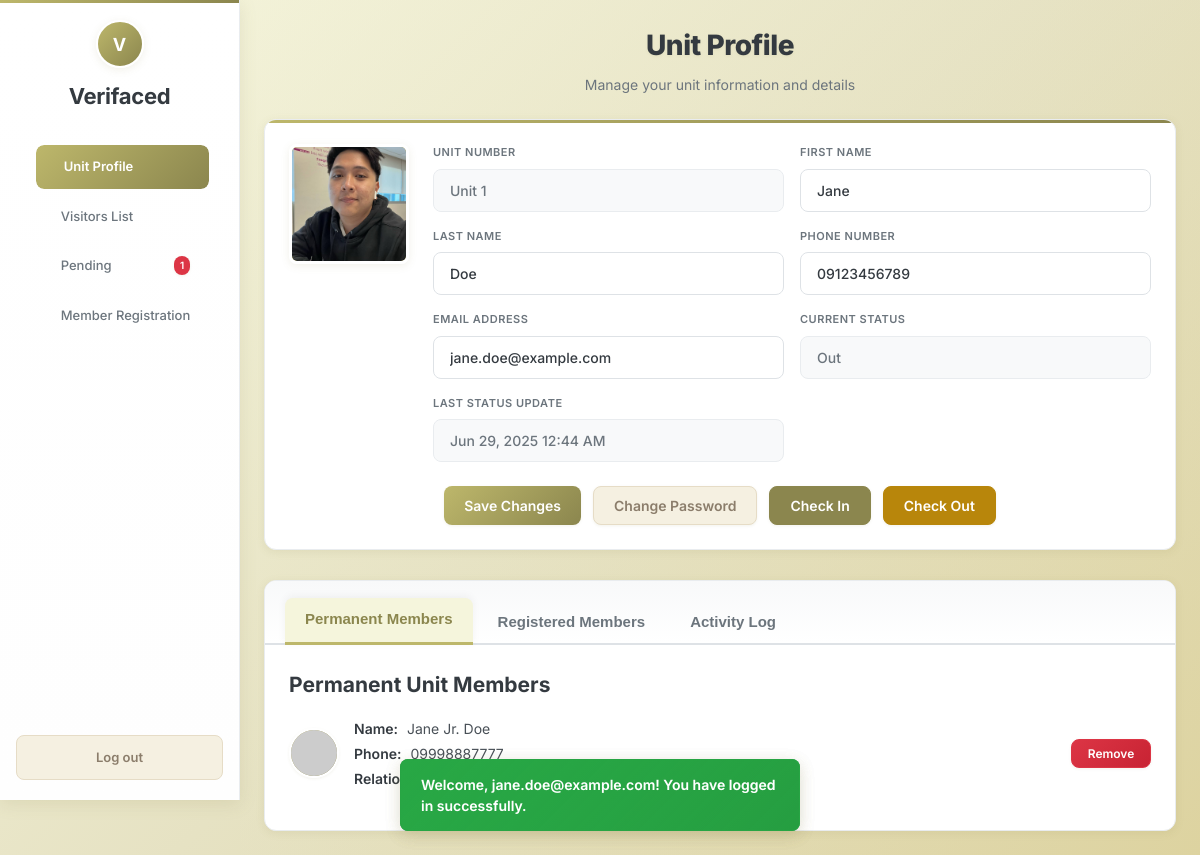
Page /T_UnitProfile.php (signed in) on the committed database.
### tables this page shows
CREATE TABLE tenants (
    tenant_id INT AUTO_INCREMENT PRIMARY KEY,
    unit_id INT NOT NULL COMMENT 'Foreign key to units table',
    first_name VARCHAR(100) NOT NULL,
    last_name VARCHAR(100) NOT NULL,
    email VARCHAR(255) NOT NULL UNIQUE,
    password_hash VARCHAR(255) NOT NULL COMMENT 'Stores hashed passwords using password_hash()',
    phone_number VARCHAR(50) NOT NULL,
     
     
    known_face_path_1 VARCHAR(255) NULL COMMENT 'Path to first known face image for facial recognition',
    known_face_path_2 VARCHAR(255) NULL COMMENT 'Path to second known face image for facial recognition',
    known_face_path_3 VARCHAR(255) NULL COMMENT 'Path to third known face image for facial recognition',
    created_at TIMESTAMP DEFAULT CURRENT_TIMESTAMP,
    updated_at TIMESTAMP DEFAULT CURRENT_TIMESTAMP ON UPDATE CURRENT_TIMESTAMP,
    FOREIGN KEY (unit_id) REFERENCES units(unit_id) ON DELETE RESTRICT ON UPDATE CASCADE
);

CREATE TABLE units (
    unit_id INT AUTO_INCREMENT PRIMARY KEY,
    unit_number VARCHAR(50) NOT NULL UNIQUE COMMENT 'e.g., "Unit 1", "Unit 2"',
    created_at TIMESTAMP DEFAULT CURRENT_TIMESTAMP
);

CREATE TABLE members (
    member_id INT AUTO_INCREMENT PRIMARY KEY,
    tenant_id INT NOT NULL COMMENT 'Foreign key to the primary tenant (owner) this member belongs to',
    full_name VARCHAR(255) NOT NULL,
    phone_number VARCHAR(50),
    relationship_to_tenant VARCHAR(100),
    profile_pic_path VARCHAR(255) COMMENT 'Path to uploaded profile picture for the member',
    created_at TIMESTAMP DEFAULT CURRENT_TIMESTAMP,
    FOREIGN KEY (tenant_id) REFERENCES tenants(tenant_id) ON DELETE CASCADE ON UPDATE CASCADE
);

### T_UnitProfile.php (the view, shortened to what this page needs)
<?php
require_once 'db_connect.php';
function e($text) {
    return htmlspecialchars($text, ENT_QUOTES, 'UTF-8');
}
$logged_in_tenant_id = $_SESSION['tenant_id'];
$tenant_first_name = '';
$tenant_last_name = '';
$tenant_phone_number = '';
$tenant_email = '';
$tenant_profile_pic_path = 'https://placehold.co/150x150/A0A0A0/FFFFFF?text=Owner+Image';
$unit_number = '';
$tenant_current_status = 'N/A';
$tenant_last_status_update = 'N/A';
$permanent_members_html = '';
$pending_badge_count = 0;
    $stmt_pending_count = null;
    try {
        $sql_pending_count = "SELECT COUNT(*) AS count FROM visitors WHERE host_tenant_id = ? AND status = 'pending'";
        $stmt_pending_count = $conn->prepare($sql_pending_count);
        if ($stmt_pending_count) {
            $stmt_pending_count->bind_param("i", $logged_in_tenant_id);
            $stmt_pending_count->execute();
            $result_pending_count = $stmt_pending_count->get_result();
            $row_pending_count = $result_pending_count->fetch_assoc();
            $pending_badge_count = $row_pending_count['count'];
        }
    } catch (Throwable $e) {
        error_log("Error fetching pending count for T_UnitProfile: " . $e->getMessage());
    } finally {
        if ($stmt_pending_count) {
            $stmt_pending_count->close();
        }
    }
if (isset($conn) && $conn instanceof mysqli) {
    $stmt_tenant_data = null;
    try {
        $sql_tenant_data = "SELECT t.tenant_id, t.first_name, t.last_name, t.phone_number, t.email, t.known_face_path_1, u.unit_number, t.current_status, t.last_status_update
                            FROM tenants t
                            JOIN units u ON t.unit_id = u.unit_id
                            WHERE t.tenant_id = ? LIMIT 1";
        $stmt_tenant_data = $conn->prepare($sql_tenant_data);
        if ($stmt_tenant_data) {
            $stmt_tenant_data->bind_param("i", $logged_in_tenant_id);
            $stmt_tenant_data->execute();
            $result_tenant_data = $stmt_tenant_data->get_result();
            if ($result_tenant_data->num_rows === 1) {
                $tenant_data = $result_tenant_data->fetch_assoc();
                $logged_in_tenant_id = e($tenant_data['tenant_id']);
                $tenant_first_name = e($tenant_data['first_name']);
                $tenant_last_name = e($tenant_data['last_name']);
                $tenant_phone_number = e($tenant_data['phone_number']);
                $tenant_email = e($tenant_data['email']);
                $tenant_profile_pic_path_fs = !empty($tenant_data['known_face_path_1']) ? realpath($tenant_data['known_face_path_1']) : false;
                $tenant_profile_pic_path = ($tenant_profile_pic_path_fs && file_exists($tenant_profile_pic_path_fs)) ? e($tenant_data['known_face_path_1']) : 'https://placehold.co/150x150/A0A0A0/FFFFFF?text=Owner+Image';
                $unit_number = e($tenant_data['unit_number']);
                $tenant_current_status = e($tenant_data['current_status'] ?? 'N/A');
                if (!empty($tenant_data['last_status_update'])) {
                    $dt = new DateTime($tenant_data['last_status_update']);
                    $tenant_last_status_update = e($dt->format('M d, Y h:i A'));
                } else {
                    $tenant_last_status_update = 'Never updated';
                }
            } else {
                $_SESSION['flash_message'] = "Tenant profile not found.";
                $_SESSION['flash_message_type'] = "danger";
                header("Location: login.php");
                exit();
            }
        } else {
            error_log("Failed to prepare tenant data statement for T_UnitProfile: " . $conn->error);
        }
    } catch (Throwable $e) {
        error_log("Error fetching tenant data for T_UnitProfile: " . $e->getMessage());
    } finally {
        if ($stmt_tenant_data) {
            $stmt_tenant_data->close();
        }
    }
    $stmt_permanent_members = null;
    try {
        $sql_permanent_members = "SELECT member_id, full_name, phone_number, relationship_to_tenant, profile_pic_path
                                  FROM members
                                  WHERE tenant_id = ? ORDER BY full_name ASC";
        $stmt_permanent_members = $conn->prepare($sql_permanent_members);
        if ($stmt_permanent_members) {
            $stmt_permanent_members->bind_param("i", $logged_in_tenant_id);
            $stmt_permanent_members->execute();
            $result_permanent_members = $stmt_permanent_members->get_result();
            if ($result_permanent_members->num_rows > 0) {
                $permanent_members_html = "<ul class='permanent-members-list'>";
                while ($member = $result_permanent_members->fetch_assoc()) {
                    $initials = '';
                    if (!empty($member['full_name'])) {
                        $name_parts = explode(' ', $member['full_name']);
                        foreach ($name_parts as $part) {
                            $initials .= strtoupper(substr($part, 0, 1));
                        }
                    } else {
                        $initials = 'M';
                    }
                    $member_photo_src_fs = !empty($member['profile_pic_path']) ? realpath($member['profile_pic_path']) : false;
                    $member_photo_src = ($member_photo_src_fs && file_exists($member_photo_src_fs)) ? e($member['profile_pic_path']) : 'https://placehold.co/50x50/A0A0A0/FFFFFF?text=' . $initials;
                    $permanent_members_html .= "
                        <li class='permanent-member-item' data-member-id='" . e($member['member_id']) . "'>
                            <div class='member-list-avatar'><img src='{$member_photo_src}' alt='Member Photo' onerror=\"this.onerror=null;this.src='https://placehold.co/50x50/A0A0A0/FFFFFF?text=" . $initials . "';\"></div>
                            <div class='member-list-info'>
                                <p><strong>Name:</strong> " . e($member['full_name']) . "</p>
                                <p><strong>Phone:</strong> " . e($member['phone_number']) . "</p>
                                <p><strong>Relationship:</strong> " . e($member['relationship_to_tenant']) . "</p>
                            </div>
                            <div class='member-list-actions'>
                                <button class='btn btn-remove btn-small' onclick=\"showConfirmModal('Remove Member', 'Are you sure you want to remove " . e($member['full_name']) . " as a permanent member? This action cannot be undone.', () => removePermanentMember('" . e($member['member_id']) . "'), false)\">Remove</button>
                            </div>
                        </li>
                    ";
                }
                $permanent_members_html .= "</ul>";
            }
        } else {
            error_log("Failed to prepare permanent members statement: " . $conn->error);
        }
    } catch (Throwable $e) {
        error_log("Error fetching permanent members: " . $e->getMessage());
    } finally {
        if ($stmt_permanent_members) {
            $stmt_permanent_members->close();
        }
    }
}
$flash_message = '';
$flash_message_type = '';
if (isset($_SESSION['flash_message'])) {
    $flash_message = e($_SESSION['flash_message']);
    $flash_message_type = e($_SESSION['flash_message_type'] ?? 'info');
}
?>
<!DOCTYPE html>
<html lang="en">
<head>
</head>
<body>
  <div class="container">
    <aside class="sidebar">
      <div class="logo-circle"></div>
      <h2>Verifaced</h2>
      <nav>
        <ul>
          <li class="active"><a href="T_UnitProfile.php"><span></span> Unit Profile</a></li>
          <li><a href="T_VisitorsList.php"><span></span> Visitors List</a></li>
          <li><a href="T_Pending.php"><span></span> Pending <span class="badge" id="pendingBadgeUnitProfile"><?php echo $pending_badge_count; ?></span></a></li>
          <li><a href="T_MemberRegistration.php"><span></span> Member Registration</a></li>
        </ul>
      </nav>
      <a href="#" class="logout" id="logoutLink">Log out</a>
    </aside>
    <main class="main-content">
      <div class="content-header">
        <h1>Unit Profile</h1>
        <p>Manage your unit information and details</p>
      </div>
      <?php if ($flash_message): ?>
          <div id="phpFlashMessage" class='success-message <?php echo ($flash_message ? "show" : ""); ?>' style="background: <?php echo ($flash_message_type === 'success' ? 'linear-gradient(135deg, var(--success) 0%, #218838 100%)' : 'linear-gradient(135deg, var(--danger) 0%, #C82333 100%)'); ?>; color: white; border-color: <?php echo ($flash_message_type === 'success' ? '#218838' : '#C82333'); ?>;">
            <span><?php echo $flash_message; ?></span>
          </div>
      <?php endif; ?>
      <form id="unitProfileForm" method="POST" action="T_UnitProfile.php" enctype="multipart/form-data">
        <div class="unit-profile-card">
          <div class="profile-header">
            <div class="profile-image-container">
              <div class="profile-image">
                <img src="<?php echo $tenant_profile_pic_path; ?>" alt="Owner Image" id="ownerImagePreview" onerror="this.onerror=null;this.src='https://placehold.co/150x150/A0A0A0/FFFFFF?text=Owner+Image';">
              </div>
              </div>
            <div class="profile-details">
              <div class="detail-group">
                <label class="detail-label">Unit Number</label>
                <input type="text" class="detail-input" name="unit_number" placeholder="Enter unit number" value="<?php echo $unit_number; ?>" readonly>
              </div>
              <div class="detail-group">
                <label class="detail-label">First Name</label>
                <input type="text" class="detail-input" name="first_name" placeholder="Enter first name" value="<?php echo $tenant_first_name; ?>" required>
              </div>
              <div class="detail-group">
                <label class="detail-label">Last Name</label>
                <input type="text" class="detail-input" name="last_name" placeholder="Enter last name" value="<?php echo $tenant_last_name; ?>" required>
              </div>
              <div class="detail-group">
                <label class="detail-label">Phone Number</label>
                <input type="tel" class="detail-input" name="phone_number" placeholder="Enter phone number" value="<?php echo $tenant_phone_number; ?>" required>
              </div>
              <div class="detail-group">
                <label class="detail-label">Email Address</label>
                <input type="email" class="detail-input" name="email_address" placeholder="Enter email address" value="<?php echo $tenant_email; ?>" required>
              </div>
              <div class="detail-group">
                <label class="detail-label">Current Status</label>
                <input type="text" class="detail-input" name="current_status" value="<?php echo $tenant_current_status; ?>" readonly>
              </div>
              <div class="detail-group">
                <label class="detail-label">Last Status Update</label>
                <input type="text" class="detail-input" name="last_status_update" value="<?php echo $tenant_last_status_update; ?>" readonly>
              </div>
              </div>
          </div>
          <div class="action-buttons">
              <button type="submit" class="btn btn-save">Save Changes</button>
              <button type="button" class="btn btn-neutral" id="changePasswordBtn">Change Password</button>
              <button type="button" class="btn btn-in" id="checkInBtn">Check In</button>
              <button type="button" class="btn btn-out" id="checkOutBtn">Check Out</button>
              </div>
        </div>
      </form>
      <div class="tabs-container">
        <div class="tabs-header">
          <button class="tab-button active" data-tab="permanent-members">Permanent Members</button>
          <button class="tab-button" data-tab="registered-members">Registered Members</button>
          <button class="tab-button" data-tab="activity-log">Activity Log</button>
        </div>
        <div id="permanent-members" class="tab-content active">
          <h2 class="section-header">Permanent Unit Members</h2>
          <div id="permanentMembersListWrapper">
            <?php echo $permanent_members_html; ?>
          </div>
        </div>
      </div> </main>
  </div>
  <div id="successMessage" class="success-message">
    <span></span>
  </div>
</body>
</html>

### rows in the picture
tenants: known_face_path_1 (picture), unit_number "Unit 1", first_name "Jane", last_name "Doe", phone_number "09123456789", email_address "jane.doe@example.com", current_status "Out", last_status_update "Jun 29, 2025 12:44 AM"
members: full_name "Jane Jr. Doe", phone_number "09998887777", relationship_to_tenant "Child"

### other values in the picture
$pending_badge_count "1"
$flash_message "Welcome, jane.doe@example.com! You have logged in successfully."
